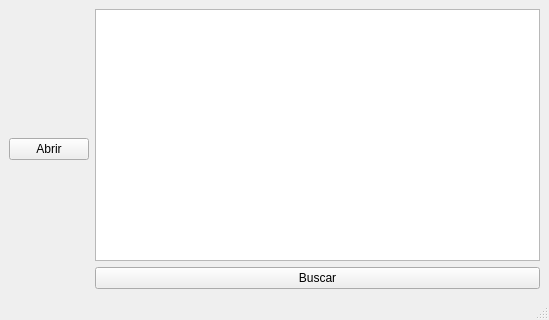
<?xml version="1.0" encoding="UTF-8"?>
<ui version="4.0">
 <class>MainWindow</class>
 <widget class="QMainWindow" name="MainWindow">
  <property name="geometry">
   <rect>
    <x>0</x>
    <y>0</y>
    <width>549</width>
    <height>320</height>
   </rect>
  </property>
  <property name="windowTitle">
   <string>MainWindow</string>
  </property>
  <widget class="QWidget" name="centralwidget">
   <layout class="QGridLayout" name="gridLayout">
    <item row="0" column="1">
     <widget class="QPlainTextEdit" name="textBox"/>
    </item>
    <item row="1" column="1">
     <widget class="QPushButton" name="pushButton_2">
      <property name="text">
       <string>Buscar</string>
      </property>
     </widget>
    </item>
    <item row="0" column="0" rowspan="2">
     <widget class="QPushButton" name="pushButton">
      <property name="text">
       <string>Abrir</string>
      </property>
     </widget>
    </item>
   </layout>
  </widget>
  <widget class="QMenuBar" name="menubar">
   <property name="geometry">
    <rect>
     <x>0</x>
     <y>0</y>
     <width>549</width>
     <height>22</height>
    </rect>
   </property>
  </widget>
  <widget class="QStatusBar" name="statusbar"/>
 </widget>
 <resources/>
 <connections/>
</ui>
